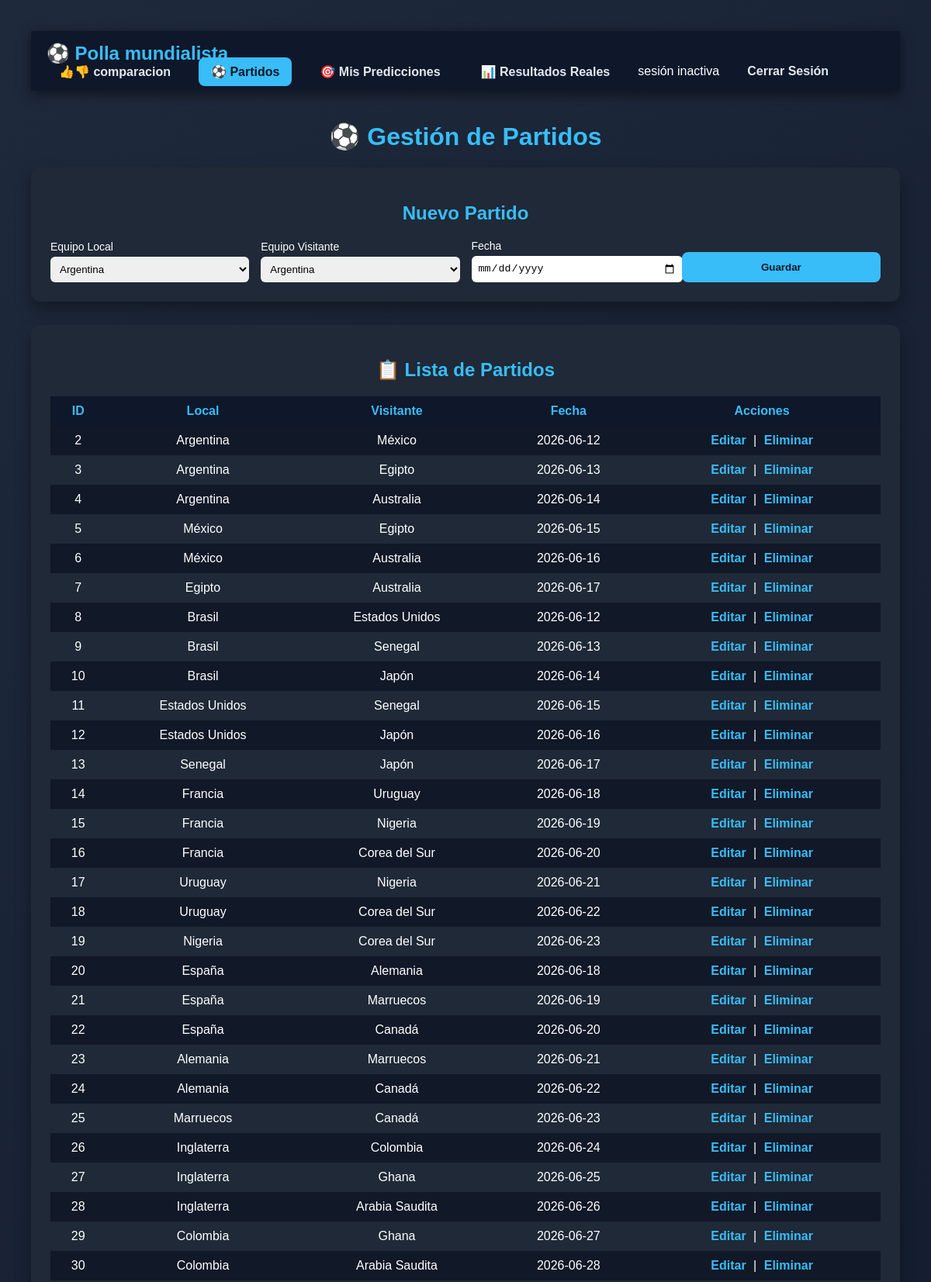
The page /partidos.php (upper part) on the database its author committed.
### tables this page shows
CREATE TABLE `partidos` (
  `id` int(11) NOT NULL,
  `equipo_local_id` int(11) NOT NULL,
  `equipo_visitante_id` int(11) NOT NULL,
  `fecha` date NOT NULL
);

CREATE TABLE `equipos` (
  `id` int(11) NOT NULL,
  `nombre` varchar(100) NOT NULL,
  `grupo` char(1) NOT NULL
);

### partidos.php (the view, shortened to what this page needs)
<?php
$pdo = conectarDB();
$editar = null;
$equipos = $pdo->query("SELECT id, nombre FROM equipos")->fetchAll();
?>
<!DOCTYPE html>
<html lang="es">
<head>
</head>
<body>
<?php include 'menu.php'; ?>
<h1>⚽ Gestión de Partidos</h1>
<div class="card">
<h2><?= $editar ? "Editar Partido" : "Nuevo Partido" ?></h2>
<form method="POST">
    <label>
        Equipo Local
        <select name="equipo_local_id" required>
            <?php foreach ($equipos as $e): ?>
                <option value="<?= $e['id'] ?>"
                    <?= isset($editar) && $editar['equipo_local_id']==$e['id'] ? 'selected' : '' ?>>
                    <?= $e['nombre'] ?>
                </option>
            <?php endforeach; ?>
        </select>
    </label>
    <label>
        Equipo Visitante
        <select name="equipo_visitante_id" required>
            <?php foreach ($equipos as $e): ?>
                <option value="<?= $e['id'] ?>"
                    <?= isset($editar) && $editar['equipo_visitante_id']==$e['id'] ? 'selected' : '' ?>>
                    <?= $e['nombre'] ?>
                </option>
            <?php endforeach; ?>
        </select>
    </label>
    <label>
        Fecha
        <input type="date" name="fecha" required value="<?= $editar['fecha'] ?? '' ?>">
    </label>
    <button type="submit" name="guardar">
        <?= $editar ? 'Actualizar' : 'Guardar' ?>
    </button>
</form>
</div>
<div class="card">
<h2>📋 Lista de Partidos</h2>
<table>
<tr>
    <th>ID</th>
    <th>Local</th>
    <th>Visitante</th>
    <th>Fecha</th>
    <th>Acciones</th>
</tr>
<?php
$stmt = $pdo->query(
    "SELECT p.id, el.nombre AS local, ev.nombre AS visitante, p.fecha
     FROM partidos p
     JOIN equipos el ON p.equipo_local_id = el.id
     JOIN equipos ev ON p.equipo_visitante_id = ev.id"
);
while ($row = $stmt->fetch()) {
    echo "<tr>
            <td>{$row['id']}</td>
            <td>{$row['local']}</td>
            <td>{$row['visitante']}</td>
            <td>{$row['fecha']}</td>
            <td class='acciones'>
                <a href='?editar={$row['id']}'>Editar</a> |
                <a href='?eliminar={$row['id']}'
                   onclick='return confirm(\"¿Eliminar este partido?\");'>
                   Eliminar
                </a>
            </td>
          </tr>";
}
?>
</table>
</div>
</body>
</html>

### partidos.php (style rules this page uses)
body { font-family: Calibri, Arial, sans-serif; background: linear-gradient(135deg, #1e293b, #0f172a); margin: 0; padding: 40px; color: #fff; }
h1, h2 { text-align: center; color: #38bdf8; }
.card { background: #1f2937; border-radius: 12px; padding: 25px; margin-bottom: 30px; box-shadow: 0 10px 20px rgba(0,0,0,.35); }
form { display: grid; gap: 15px; grid-template-columns: repeat(auto-fit, minmax(200px, 1fr)); align-items: end; }
label { font-size: 14px; }
select, input[type="date"] { width: 100%; padding: 8px; border-radius: 6px; border: none; margin-top: 5px; }
button { background: #38bdf8; color: #0f172a; border: none; padding: 12px; border-radius: 8px; font-weight: bold; cursor: pointer; }
table { width: 100%; border-collapse: collapse; margin-top: 15px; }
th, td { padding: 10px; text-align: center; }
th { background: #0f172a; color: #38bdf8; }
tr:nth-child(even) { background: #111827; }
a { color: #38bdf8; text-decoration: none; font-weight: bold; }
.acciones a { margin: 0 5px; }

### rows shown on the page
partidos: id "2", equipo_local.nombre "Argentina", equipo_visitante.nombre "México", fecha "2026-06-12"
partidos: id "3", equipo_local.nombre "Argentina", equipo_visitante.nombre "Egipto", fecha "2026-06-13"
partidos: id "4", equipo_local.nombre "Argentina", equipo_visitante.nombre "Australia", fecha "2026-06-14"
partidos: id "5", equipo_local.nombre "México", equipo_visitante.nombre "Egipto", fecha "2026-06-15"
partidos: id "6", equipo_local.nombre "México", equipo_visitante.nombre "Australia", fecha "2026-06-16"
partidos: id "7", equipo_local.nombre "Egipto", equipo_visitante.nombre "Australia", fecha "2026-06-17"
partidos: id "8", equipo_local.nombre "Brasil", equipo_visitante.nombre "Estados Unidos", fecha "2026-06-12"
partidos: id "9", equipo_local.nombre "Brasil", equipo_visitante.nombre "Senegal", fecha "2026-06-13"
partidos: id "10", equipo_local.nombre "Brasil", equipo_visitante.nombre "Japón", fecha "2026-06-14"
partidos: id "11", equipo_local.nombre "Estados Unidos", equipo_visitante.nombre "Senegal", fecha "2026-06-15"
partidos: id "12", equipo_local.nombre "Estados Unidos", equipo_visitante.nombre "Japón", fecha "2026-06-16"
partidos: id "13", equipo_local.nombre "Senegal", equipo_visitante.nombre "Japón", fecha "2026-06-17"
partidos: id "14", equipo_local.nombre "Francia", equipo_visitante.nombre "Uruguay", fecha "2026-06-18"
partidos: id "15", equipo_local.nombre "Francia", equipo_visitante.nombre "Nigeria", fecha "2026-06-19"
partidos: id "16", equipo_local.nombre "Francia", equipo_visitante.nombre "Corea del Sur", fecha "2026-06-20"
partidos: id "17", equipo_local.nombre "Uruguay", equipo_visitante.nombre "Nigeria", fecha "2026-06-21"
partidos: id "18", equipo_local.nombre "Uruguay", equipo_visitante.nombre "Corea del Sur", fecha "2026-06-22"
partidos: id "19", equipo_local.nombre "Nigeria", equipo_visitante.nombre "Corea del Sur", fecha "2026-06-23"
partidos: id "20", equipo_local.nombre "España", equipo_visitante.nombre "Alemania", fecha "2026-06-18"
partidos: id "21", equipo_local.nombre "España", equipo_visitante.nombre "Marruecos", fecha "2026-06-19"
partidos: id "22", equipo_local.nombre "España", equipo_visitante.nombre "Canadá", fecha "2026-06-20"
partidos: id "23", equipo_local.nombre "Alemania", equipo_visitante.nombre "Marruecos", fecha "2026-06-21"
partidos: id "24", equipo_local.nombre "Alemania", equipo_visitante.nombre "Canadá", fecha "2026-06-22"
partidos: id "25", equipo_local.nombre "Marruecos", equipo_visitante.nombre "Canadá", fecha "2026-06-23"
partidos: id "26", equipo_local.nombre "Inglaterra", equipo_visitante.nombre "Colombia", fecha "2026-06-24"
partidos: id "27", equipo_local.nombre "Inglaterra", equipo_visitante.nombre "Ghana", fecha "2026-06-25"
partidos: id "28", equipo_local.nombre "Inglaterra", equipo_visitante.nombre "Arabia Saudita", fecha "2026-06-26"
partidos: id "29", equipo_local.nombre "Colombia", equipo_visitante.nombre "Ghana", fecha "2026-06-27"
partidos: id "30", equipo_local.nombre "Colombia", equipo_visitante.nombre "Arabia Saudita", fecha "2026-06-28"

### other values the page prints
form field equipo_local_id "Argentina"
form field equipo_visitante_id "Argentina"
